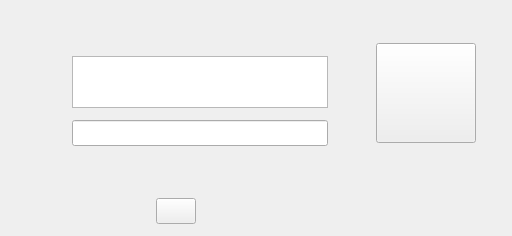
                                <widget class="QWidget" name="_LinkWrapper">
                                    <layout class="QGridLayout" name="_LinkWrapperLayout">
                                        <property name="leftMargin">
                                            <number>0</number>
                                        </property>
                                        <property name="topMargin">
                                            <number>0</number>
                                        </property>
                                        <property name="rightMargin">
                                            <number>0</number>
                                        </property>
                                        <property name="bottomMargin">
                                            <number>0</number>
                                        </property>
                                        <property name="spacing">
                                            <number>0</number>
                                        </property>
                                        <item row="2" column="0" colspan="2">
                                            <widget class="QWidget" name="_LinkControlPanel" native="true">
                                                <property name="minimumSize">
                                                    <size>
                                                        <width>0</width>
                                                        <height>50</height>
                                                    </size>
                                                </property>
                                                <property name="maximumSize">
                                                    <size>
                                                        <width>16777215</width>
                                                        <height>50</height>
                                                    </size>
                                                </property>
                                                <property name="styleSheet">
                                                    <string notr="true"/>
                                                </property>
                                                <layout class="QHBoxLayout" name="_LinkControlPanelLayout">
                                                    <property name="spacing">
                                                        <number>0</number>
                                                    </property>
                                                    <property name="leftMargin">
                                                        <number>12</number>
                                                    </property>
                                                    <property name="topMargin">
                                                        <number>0</number>
                                                    </property>
                                                    <property name="rightMargin">
                                                        <number>0</number>
                                                    </property>
                                                    <property name="bottomMargin">
                                                        <number>0</number>
                                                    </property>
                                                    <item>
                                                        <spacer name="_LinkControlPanelSpacer">
                                                            <property name="orientation">
                                                                <enum>Qt::Horizontal</enum>
                                                            </property>
                                                            <property name="sizeHint" stdset="0">
                                                                <size>
                                                                    <width>91</width>
                                                                    <height>20</height>
                                                                </size>
                                                            </property>
                                                        </spacer>
                                                    </item>
                                                    <item>
                                                        <widget class="QPushButton" name="_Copy">
                                                            <property name="minimumSize">
                                                                <size>
                                                                    <width>0</width>
                                                                    <height>26</height>
                                                                </size>
                                                            </property>
                                                            <property name="maximumSize">
                                                                <size>
                                                                    <width>16777215</width>
                                                                    <height>26</height>
                                                                </size>
                                                            </property>
                                                            <property name="styleSheet">
                                                                <string notr="true"/>
                                                            </property>
                                                            <property name="text">
                                                                <string/>
                                                            </property>
                                                        </widget>
                                                    </item>
                                                    <item>
                                                        <spacer name="_LinkControlPanelSpaces">
                                                            <property name="orientation">
                                                                <enum>Qt::Horizontal</enum>
                                                            </property>
                                                            <property name="sizeHint" stdset="0">
                                                                <size>
                                                                    <width>91</width>
                                                                    <height>20</height>
                                                                </size>
                                                            </property>
                                                        </spacer>
                                                    </item>
                                                </layout>
                                            </widget>
                                        </item>
                                        <item row="0" column="2" rowspan="2">
                                            <widget class="QWidget" name="_LinkIconPanel" native="true">
                                                <property name="minimumSize">
                                                    <size>
                                                        <width>172</width>
                                                        <height>0</height>
                                                    </size>
                                                </property>
                                                <property name="maximumSize">
                                                    <size>
                                                        <width>172</width>
                                                        <height>16777215</height>
                                                    </size>
                                                </property>
                                                <property name="styleSheet">
                                                    <string notr="true"/>
                                                </property>
                                                <layout class="QHBoxLayout" name="_LinkIconPanelLayout">
                                                    <property name="spacing">
                                                        <number>0</number>
                                                    </property>
                                                    <property name="leftMargin">
                                                        <number>12</number>
                                                    </property>
                                                    <property name="topMargin">
                                                        <number>0</number>
                                                    </property>
                                                    <property name="rightMargin">
                                                        <number>12</number>
                                                    </property>
                                                    <property name="bottomMargin">
                                                        <number>0</number>
                                                    </property>
                                                    <item>
                                                        <widget class="QPushButton" name="_LinkIcon">
                                                            <property name="minimumSize">
                                                                <size>
                                                                    <width>100</width>
                                                                    <height>100</height>
                                                                </size>
                                                            </property>
                                                            <property name="maximumSize">
                                                                <size>
                                                                    <width>100</width>
                                                                    <height>100</height>
                                                                </size>
                                                            </property>
                                                            <property name="styleSheet">
                                                                <string notr="true"/>
                                                            </property>
                                                            <property name="text">
                                                                <string/>
                                                            </property>
                                                        </widget>
                                                    </item>
                                                </layout>
                                            </widget>
                                        </item>
                                        <item row="0" column="0" rowspan="2" colspan="2">
                                            <widget class="QWidget" name="_LinkPanel" native="true">
                                                <layout class="QGridLayout" name="_LinkPanelLayout" columnstretch="0,0">
                                                    <property name="sizeConstraint">
                                                        <enum>QLayout::SetDefaultConstraint</enum>
                                                    </property>
                                                    <property name="leftMargin">
                                                        <number>12</number>
                                                    </property>
                                                    <property name="topMargin">
                                                        <number>0</number>
                                                    </property>
                                                    <property name="rightMargin">
                                                        <number>12</number>
                                                    </property>
                                                    <property name="bottomMargin">
                                                        <number>0</number>
                                                    </property>
                                                    <property name="spacing">
                                                        <number>12</number>
                                                    </property>
                                                    <item row="0" column="0">
                                                        <widget class="QWidget" name="_TipPanel" native="true">
                                                            <property name="sizePolicy">
                                                                <sizepolicy hsizetype="Preferred" vsizetype="Preferred">
                                                                    <horstretch>0</horstretch>
                                                                    <verstretch>0</verstretch>
                                                                </sizepolicy>
                                                            </property>
                                                            <property name="maximumSize">
                                                                <size>
                                                                    <width>16777215</width>
                                                                    <height>16777215</height>
                                                                </size>
                                                            </property>
                                                            <layout class="QGridLayout" name="_TipPanelLayout">
                                                                <property name="leftMargin">
                                                                    <number>0</number>
                                                                </property>
                                                                <property name="topMargin">
                                                                    <number>0</number>
                                                                </property>
                                                                <property name="rightMargin">
                                                                    <number>0</number>
                                                                </property>
                                                                <property name="bottomMargin">
                                                                    <number>0</number>
                                                                </property>
                                                                <property name="spacing">
                                                                    <number>0</number>
                                                                </property>
                                                                <item row="0" column="1">
                                                                    <widget class="QLabel" name="_TipIcon">
                                                                        <property name="minimumSize">
                                                                            <size>
                                                                                <width>24</width>
                                                                                <height>24</height>
                                                                            </size>
                                                                        </property>
                                                                        <property name="maximumSize">
                                                                            <size>
                                                                                <width>24</width>
                                                                                <height>24</height>
                                                                            </size>
                                                                        </property>
                                                                        <property name="styleSheet">
                                                                            <string notr="true"/>
                                                                        </property>
                                                                        <property name="text">
                                                                            <string/>
                                                                        </property>
                                                                    </widget>
                                                                </item>
                                                                <item row="1" column="1">
                                                                    <spacer name="_TipPanelSpaces">
                                                                        <property name="orientation">
                                                                            <enum>Qt::Vertical</enum>
                                                                        </property>
                                                                        <property name="sizeType">
                                                                            <enum>QSizePolicy::Expanding</enum>
                                                                        </property>
                                                                        <property name="sizeHint" stdset="0">
                                                                            <size>
                                                                                <width>20</width>
                                                                                <height>20</height>
                                                                            </size>
                                                                        </property>
                                                                    </spacer>
                                                                </item>
                                                                <item row="0" column="0">
                                                                    <spacer name="_TipPanelSpacer">
                                                                        <property name="orientation">
                                                                            <enum>Qt::Horizontal</enum>
                                                                        </property>
                                                                        <property name="sizeType">
                                                                            <enum>QSizePolicy::Expanding</enum>
                                                                        </property>
                                                                        <property name="sizeHint" stdset="0">
                                                                            <size>
                                                                                <width>24</width>
                                                                                <height>20</height>
                                                                            </size>
                                                                        </property>
                                                                    </spacer>
                                                                </item>
                                                            </layout>
                                                        </widget>
                                                    </item>
                                                    <item row="2" column="1">
                                                        <widget class="QLineEdit" name="_Passwore">
                                                            <property name="sizePolicy">
                                                                <sizepolicy hsizetype="Expanding" vsizetype="Fixed">
                                                                    <horstretch>0</horstretch>
                                                                    <verstretch>0</verstretch>
                                                                </sizepolicy>
                                                            </property>
                                                            <property name="minimumSize">
                                                                <size>
                                                                    <width>0</width>
                                                                    <height>26</height>
                                                                </size>
                                                            </property>
                                                            <property name="maximumSize">
                                                                <size>
                                                                    <width>16777215</width>
                                                                    <height>26</height>
                                                                </size>
                                                            </property>
                                                            <property name="styleSheet">
                                                                <string notr="true"/>
                                                            </property>
                                                            <property name="text">
                                                                <string/>
                                                            </property>
                                                        </widget>
                                                    </item>
                                                    <item row="2" column="0">
                                                        <widget class="QLabel" name="_PassworeTip">
                                                            <property name="minimumSize">
                                                                <size>
                                                                    <width>0</width>
                                                                    <height>26</height>
                                                                </size>
                                                            </property>
                                                            <property name="maximumSize">
                                                                <size>
                                                                    <width>16777215</width>
                                                                    <height>26</height>
                                                                </size>
                                                            </property>
                                                            <property name="styleSheet">
                                                                <string notr="true"/>
                                                            </property>
                                                            <property name="text">
                                                                <string/>
                                                            </property>
                                                            <property name="alignment">
                                                                <set>Qt::AlignRight|Qt::AlignTrailing|Qt::AlignVCenter</set>
                                                            </property>
                                                        </widget>
                                                    </item>
                                                    <item row="0" column="1">
                                                        <widget class="QLabel" name="_Descriptioo">
                                                            <property name="sizePolicy">
                                                                <sizepolicy hsizetype="Preferred" vsizetype="Preferred">
                                                                    <horstretch>0</horstretch>
                                                                    <verstretch>0</verstretch>
                                                                </sizepolicy>
                                                            </property>
                                                            <property name="styleSheet">
                                                                <string notr="true"/>
                                                            </property>
                                                            <property name="text">
                                                                <string/>
                                                            </property>
                                                            <property name="alignment">
                                                                <set>Qt::AlignLeading|Qt::AlignLeft|Qt::AlignTop</set>
                                                            </property>
                                                            <property name="wordWrap">
                                                                <bool>true</bool>
                                                            </property>
                                                        </widget>
                                                    </item>
                                                    <item row="3" column="1">
                                                        <spacer name="_LinkWrappesSpacer">
                                                            <property name="orientation">
                                                                <enum>Qt::Vertical</enum>
                                                            </property>
                                                            <property name="sizeHint" stdset="0">
                                                                <size>
                                                                    <width>20</width>
                                                                    <height>40</height>
                                                                </size>
                                                            </property>
                                                        </spacer>
                                                    </item>
                                                    <item row="1" column="0">
                                                        <widget class="QLabel" name="_LinkTip">
                                                            <property name="minimumSize">
                                                                <size>
                                                                    <width>0</width>
                                                                    <height>52</height>
                                                                </size>
                                                            </property>
                                                            <property name="maximumSize">
                                                                <size>
                                                                    <width>16777215</width>
                                                                    <height>16777215</height>
                                                                </size>
                                                            </property>
                                                            <property name="styleSheet">
                                                                <string notr="true"/>
                                                            </property>
                                                            <property name="text">
                                                                <string/>
                                                            </property>
                                                            <property name="alignment">
                                                                <set>Qt::AlignRight|Qt::AlignTop|Qt::AlignTrailing</set>
                                                            </property>
                                                        </widget>
                                                    </item>
                                                    <item row="1" column="1">
                                                        <widget class="QTextEdit" name="_Link">
                                                            <property name="sizePolicy">
                                                                <sizepolicy hsizetype="Expanding" vsizetype="Fixed">
                                                                    <horstretch>0</horstretch>
                                                                    <verstretch>0</verstretch>
                                                                </sizepolicy>
                                                            </property>
                                                            <property name="minimumSize">
                                                                <size>
                                                                    <width>0</width>
                                                                    <height>52</height>
                                                                </size>
                                                            </property>
                                                            <property name="maximumSize">
                                                                <size>
                                                                    <width>16777215</width>
                                                                    <height>52</height>
                                                                </size>
                                                            </property>
                                                            <property name="styleSheet">
                                                                <string notr="true"/>
                                                            </property>
                                                            <property name="horizontalScrollBarPolicy">
                                                                <enum>Qt::ScrollBarAlwaysOff</enum>
                                                            </property>
                                                        </widget>
                                                    </item>
                                                </layout>
                                            </widget>
                                        </item>
                                    </layout>
                                </widget>
